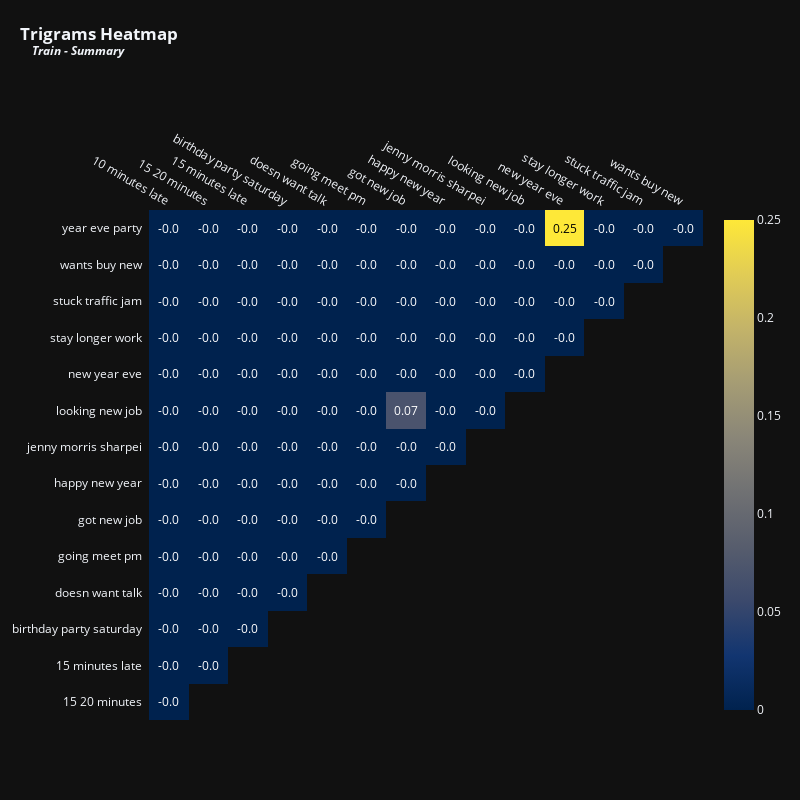

The cell this chart's notebook holds for it:
### Code cell
vectorizer = TfidfVectorizer(max_features = 15,stop_words = 'english',ngram_range = (3,3)) # Top 15 terms
x = vectorizer.fit_transform(train['summary'].fillna(''))
df_tfidfvect = pd.DataFrame(x.toarray(), columns=vectorizer.get_feature_names_out())
plot_correlation(df_tfidfvect, 'Trigrams', 'Train - Summary', 800, 800, 12)

### Figure 1 — Plotly figure (JSON) as saved in the notebook; plotly's stock layout.template omitted (floating-point values rounded to 4 significant figures)
{"data": [{"colorscale": [[0, "#00224e"], [0.1111, "#123570"], [0.2222, "#3b496c"], [0.3333, "#575d6d"], [0.4444, "#707173"], [0.5556, "#8a8678"], [0.6667, "#a59c74"], [0.7778, "#c3b369"], [0.8889, "#e1cc55"], [1, "#fee838"]], "reversescale": false, "showscale": false, "x": ["10 minutes late", "15 20 minutes", "15 minutes late", "birthday party saturday", "doesn want talk", "going meet pm", "got new job", "happy new year", "jenny morris sharpei", "looking new job", "new year eve", "stay longer work", "stuck traffic jam", "wants buy new"], "y": ["year eve party", "wants buy new", "stuck traffic jam", "stay longer work", "new year eve", "looking new job", "jenny morris sharpei", "happy new year", "got new job", "going meet pm", "doesn want talk", "birthday party saturday", "15 minutes late", "15 20 minutes"], "z": [[0, 0, 0, 0, 0, 0, 0, 0, 0, 0, 0.25, 0, 0, 0], [0, 0, 0, 0, 0, 0, 0, 0, 0, 0, 0, 0, 0], [0, 0, 0, 0, 0, 0, 0, 0, 0, 0, 0, 0], [0, 0, 0, 0, 0, 0, 0, 0, 0, 0, 0], [0, 0, 0, 0, 0, 0, 0, 0, 0, 0], [0, 0, 0, 0, 0, 0, 0.07, 0, 0], [0, 0, 0, 0, 0, 0, 0, 0], [0, 0, 0, 0, 0, 0, 0], [0, 0, 0, 0, 0, 0], [0, 0, 0, 0, 0], [0, 0, 0, 0], [0, 0, 0], [0, 0], [0]], "type": "heatmap"}, {"colorscale": [[0, "#00224e"], [0.1111, "#123570"], [0.2222, "#3b496c"], [0.3333, "#575d6d"], [0.4444, "#707173"], [0.5556, "#8a8678"], [0.6667, "#a59c74"], [0.7778, "#c3b369"], [0.8889, "#e1cc55"], [1, "#fee838"]], "showscale": true, "visible": true, "z": [[0, 0, 0, 0, 0, 0, 0, 0, 0, 0, 0.25, 0, 0, 0], [0, 0, 0, 0, 0, 0, 0, 0, 0, 0, 0, 0, 0], [0, 0, 0, 0, 0, 0, 0, 0, 0, 0, 0, 0], [0, 0, 0, 0, 0, 0, 0, 0, 0, 0, 0], [0, 0, 0, 0, 0, 0, 0, 0, 0, 0], [0, 0, 0, 0, 0, 0, 0.07, 0, 0], [0, 0, 0, 0, 0, 0, 0, 0], [0, 0, 0, 0, 0, 0, 0], [0, 0, 0, 0, 0, 0], [0, 0, 0, 0, 0], [0, 0, 0, 0], [0, 0, 0], [0, 0], [0]], "type": "heatmap"}], "layout": {"annotations": [{"font": {"color": "#FFFFFF", "size": 12}, "showarrow": false, "text": "-0.0", "x": "10 minutes late", "xref": "x", "y": "year eve party", "yref": "y"}, {"font": {"color": "#FFFFFF", "size": 12}, "showarrow": false, "text": "-0.0", "x": "15 20 minutes", "xref": "x", "y": "year eve party", "yref": "y"}, {"font": {"color": "#FFFFFF", "size": 12}, "showarrow": false, "text": "-0.0", "x": "15 minutes late", "xref": "x", "y": "year eve party", "yref": "y"}, {"font": {"color": "#FFFFFF", "size": 12}, "showarrow": false, "text": "-0.0", "x": "birthday party saturday", "xref": "x", "y": "year eve party", "yref": "y"}, {"font": {"color": "#FFFFFF", "size": 12}, "showarrow": false, "text": "-0.0", "x": "doesn want talk", "xref": "x", "y": "year eve party", "yref": "y"}, {"font": {"color": "#FFFFFF", "size": 12}, "showarrow": false, "text": "-0.0", "x": "going meet pm", "xref": "x", "y": "year eve party", "yref": "y"}, {"font": {"color": "#FFFFFF", "size": 12}, "showarrow": false, "text": "-0.0", "x": "got new job", "xref": "x", "y": "year eve party", "yref": "y"}, {"font": {"color": "#FFFFFF", "size": 12}, "showarrow": false, "text": "-0.0", "x": "happy new year", "xref": "x", "y": "year eve party", "yref": "y"}, {"font": {"color": "#FFFFFF", "size": 12}, "showarrow": false, "text": "-0.0", "x": "jenny morris sharpei", "xref": "x", "y": "year eve party", "yref": "y"}, {"font": {"color": "#FFFFFF", "size": 12}, "showarrow": false, "text": "-0.0", "x": "looking new job", "xref": "x", "y": "year eve party", "yref": "y"}, {"font": {"color": "#000000", "size": 12}, "showarrow": false, "text": "0.25", "x": "new year eve", "xref": "x", "y": "year eve party", "yref": "y"}, {"font": {"color": "#FFFFFF", "size": 12}, "showarrow": false, "text": "-0.0", "x": "stay longer work", "xref": "x", "y": "year eve party", "yref": "y"}, {"font": {"color": "#FFFFFF", "size": 12}, "showarrow": false, "text": "-0.0", "x": "stuck traffic jam", "xref": "x", "y": "year eve party", "yref": "y"}, {"font": {"color": "#FFFFFF", "size": 12}, "showarrow": false, "text": "-0.0", "x": "wants buy new", "xref": "x", "y": "year eve party", "yref": "y"}, {"font": {"color": "#FFFFFF", "size": 12}, "showarrow": false, "text": "-0.0", "x": "10 minutes late", "xref": "x", "y": "wants buy new", "yref": "y"}, {"font": {"color": "#FFFFFF", "size": 12}, "showarrow": false, "text": "-0.0", "x": "15 20 minutes", "xref": "x", "y": "wants buy new", "yref": "y"}, {"font": {"color": "#FFFFFF", "size": 12}, "showarrow": false, "text": "-0.0", "x": "15 minutes late", "xref": "x", "y": "wants buy new", "yref": "y"}, {"font": {"color": "#FFFFFF", "size": 12}, "showarrow": false, "text": "-0.0", "x": "birthday party saturday", "xref": "x", "y": "wants buy new", "yref": "y"}, {"font": {"color": "#FFFFFF", "size": 12}, "showarrow": false, "text": "-0.0", "x": "doesn want talk", "xref": "x", "y": "wants buy new", "yref": "y"}, {"font": {"color": "#FFFFFF", "size": 12}, "showarrow": false, "text": "-0.0", "x": "going meet pm", "xref": "x", "y": "wants buy new", "yref": "y"}, {"font": {"color": "#FFFFFF", "size": 12}, "showarrow": false, "text": "-0.0", "x": "got new job", "xref": "x", "y": "wants buy new", "yref": "y"}, {"font": {"color": "#FFFFFF", "size": 12}, "showarrow": false, "text": "-0.0", "x": "happy new year", "xref": "x", "y": "wants buy new", "yref": "y"}, {"font": {"color": "#FFFFFF", "size": 12}, "showarrow": false, "text": "-0.0", "x": "jenny morris sharpei", "xref": "x", "y": "wants buy new", "yref": "y"}, {"font": {"color": "#FFFFFF", "size": 12}, "showarrow": false, "text": "-0.0", "x": "looking new job", "xref": "x", "y": "wants buy new", "yref": "y"}, {"font": {"color": "#FFFFFF", "size": 12}, "showarrow": false, "text": "-0.0", "x": "new year eve", "xref": "x", "y": "wants buy new", "yref": "y"}, {"font": {"color": "#FFFFFF", "size": 12}, "showarrow": false, "text": "-0.0", "x": "stay longer work", "xref": "x", "y": "wants buy new", "yref": "y"}, {"font": {"color": "#FFFFFF", "size": 12}, "showarrow": false, "text": "-0.0", "x": "stuck traffic jam", "xref": "x", "y": "wants buy new", "yref": "y"}, {"font": {"color": "#FFFFFF", "size": 12}, "showarrow": false, "text": "-0.0", "x": "10 minutes late", "xref": "x", "y": "stuck traffic jam", "yref": "y"}, {"font": {"color": "#FFFFFF", "size": 12}, "showarrow": false, "text": "-0.0", "x": "15 20 minutes", "xref": "x", "y": "stuck traffic jam", "yref": "y"}, {"font": {"color": "#FFFFFF", "size": 12}, "showarrow": false, "text": "-0.0", "x": "15 minutes late", "xref": "x", "y": "stuck traffic jam", "yref": "y"}, {"font": {"color": "#FFFFFF", "size": 12}, "showarrow": false, "text": "-0.0", "x": "birthday party saturday", "xref": "x", "y": "stuck traffic jam", "yref": "y"}, {"font": {"color": "#FFFFFF", "size": 12}, "showarrow": false, "text": "-0.0", "x": "doesn want talk", "xref": "x", "y": "stuck traffic jam", "yref": "y"}, {"font": {"color": "#FFFFFF", "size": 12}, "showarrow": false, "text": "-0.0", "x": "going meet pm", "xref": "x", "y": "stuck traffic jam", "yref": "y"}, {"font": {"color": "#FFFFFF", "size": 12}, "showarrow": false, "text": "-0.0", "x": "got new job", "xref": "x", "y": "stuck traffic jam", "yref": "y"}, {"font": {"color": "#FFFFFF", "size": 12}, "showarrow": false, "text": "-0.0", "x": "happy new year", "xref": "x", "y": "stuck traffic jam", "yref": "y"}, {"font": {"color": "#FFFFFF", "size": 12}, "showarrow": false, "text": "-0.0", "x": "jenny morris sharpei", "xref": "x", "y": "stuck traffic jam", "yref": "y"}, {"font": {"color": "#FFFFFF", "size": 12}, "showarrow": false, "text": "-0.0", "x": "looking new job", "xref": "x", "y": "stuck traffic jam", "yref": "y"}, {"font": {"color": "#FFFFFF", "size": 12}, "showarrow": false, "text": "-0.0", "x": "new year eve", "xref": "x", "y": "stuck traffic jam", "yref": "y"}, {"font": {"color": "#FFFFFF", "size": 12}, "showarrow": false, "text": "-0.0", "x": "stay longer work", "xref": "x", "y": "stuck traffic jam", "yref": "y"}, {"font": {"color": "#FFFFFF", "size": 12}, "showarrow": false, "text": "-0.0", "x": "10 minutes late", "xref": "x", "y": "stay longer work", "yref": "y"}, {"font": {"color": "#FFFFFF", "size": 12}, "showarrow": false, "text": "-0.0", "x": "15 20 minutes", "xref": "x", "y": "stay longer work", "yref": "y"}, {"font": {"color": "#FFFFFF", "size": 12}, "showarrow": false, "text": "-0.0", "x": "15 minutes late", "xref": "x", "y": "stay longer work", "yref": "y"}, {"font": {"color": "#FFFFFF", "size": 12}, "showarrow": false, "text": "-0.0", "x": "birthday party saturday", "xref": "x", "y": "stay longer work", "yref": "y"}, {"font": {"color": "#FFFFFF", "size": 12}, "showarrow": false, "text": "-0.0", "x": "doesn want talk", "xref": "x", "y": "stay longer work", "yref": "y"}, {"font": {"color": "#FFFFFF", "size": 12}, "showarrow": false, "text": "-0.0", "x": "going meet pm", "xref": "x", "y": "stay longer work", "yref": "y"}, {"font": {"color": "#FFFFFF", "size": 12}, "showarrow": false, "text": "-0.0", "x": "got new job", "xref": "x", "y": "stay longer work", "yref": "y"}, {"font": {"color": "#FFFFFF", "size": 12}, "showarrow": false, "text": "-0.0", "x": "happy new year", "xref": "x", "y": "stay longer work", "yref": "y"}, {"font": {"color": "#FFFFFF", "size": 12}, "showarrow": false, "text": "-0.0", "x": "jenny morris sharpei", "xref": "x", "y": "stay longer work", "yref": "y"}, {"font": {"color": "#FFFFFF", "size": 12}, "showarrow": false, "text": "-0.0", "x": "looking new job", "xref": "x", "y": "stay longer work", "yref": "y"}, {"font": {"color": "#FFFFFF", "size": 12}, "showarrow": false, "text": "-0.0", "x": "new year eve", "xref": "x", "y": "stay longer work", "yref": "y"}, {"font": {"color": "#FFFFFF", "size": 12}, "showarrow": false, "text": "-0.0", "x": "10 minutes late", "xref": "x", "y": "new year eve", "yref": "y"}, {"font": {"color": "#FFFFFF", "size": 12}, "showarrow": false, "text": "-0.0", "x": "15 20 minutes", "xref": "x", "y": "new year eve", "yref": "y"}, {"font": {"color": "#FFFFFF", "size": 12}, "showarrow": false, "text": "-0.0", "x": "15 minutes late", "xref": "x", "y": "new year eve", "yref": "y"}, {"font": {"color": "#FFFFFF", "size": 12}, "showarrow": false, "text": "-0.0", "x": "birthday party saturday", "xref": "x", "y": "new year eve", "yref": "y"}, {"font": {"color": "#FFFFFF", "size": 12}, "showarrow": false, "text": "-0.0", "x": "doesn want talk", "xref": "x", "y": "new year eve", "yref": "y"}, {"font": {"color": "#FFFFFF", "size": 12}, "showarrow": false, "text": "-0.0", "x": "going meet pm", "xref": "x", "y": "new year eve", "yref": "y"}, {"font": {"color": "#FFFFFF", "size": 12}, "showarrow": false, "text": "-0.0", "x": "got new job", "xref": "x", "y": "new year eve", "yref": "y"}, {"font": {"color": "#FFFFFF", "size": 12}, "showarrow": false, "text": "-0.0", "x": "happy new year", "xref": "x", "y": "new year eve", "yref": "y"}, {"font": {"color": "#FFFFFF", "size": 12}, "showarrow": false, "text": "-0.0", "x": "jenny morris sharpei", "xref": "x", "y": "new year eve", "yref": "y"}, {"font": {"color": "#FFFFFF", "size": 12}, "showarrow": false, "text": "-0.0", "x": "looking new job", "xref": "x", "y": "new year eve", "yref": "y"}, {"font": {"color": "#FFFFFF", "size": 12}, "showarrow": false, "text": "-0.0", "x": "10 minutes late", "xref": "x", "y": "looking new job", "yref": "y"}, {"font": {"color": "#FFFFFF", "size": 12}, "showarrow": false, "text": "-0.0", "x": "15 20 minutes", "xref": "x", "y": "looking new job", "yref": "y"}, {"font": {"color": "#FFFFFF", "size": 12}, "showarrow": false, "text": "-0.0", "x": "15 minutes late", "xref": "x", "y": "looking new job", "yref": "y"}, {"font": {"color": "#FFFFFF", "size": 12}, "showarrow": false, "text": "-0.0", "x": "birthday party saturday", "xref": "x", "y": "looking new job", "yref": "y"}, {"font": {"color": "#FFFFFF", "size": 12}, "showarrow": false, "text": "-0.0", "x": "doesn want talk", "xref": "x", "y": "looking new job", "yref": "y"}, {"font": {"color": "#FFFFFF", "size": 12}, "showarrow": false, "text": "-0.0", "x": "going meet pm", "xref": "x", "y": "looking new job", "yref": "y"}, {"font": {"color": "#FFFFFF", "size": 12}, "showarrow": false, "text": "0.07", "x": "got new job", "xref": "x", "y": "looking new job", "yref": "y"}, {"font": {"color": "#FFFFFF", "size": 12}, "showarrow": false, "text": "-0.0", "x": "happy new year", "xref": "x", "y": "looking new job", "yref": "y"}, {"font": {"color": "#FFFFFF", "size": 12}, "showarrow": false, "text": "-0.0", "x": "jenny morris sharpei", "xref": "x", "y": "looking new job", "yref": "y"}, {"font": {"color": "#FFFFFF", "size": 12}, "showarrow": false, "text": "-0.0", "x": "10 minutes late", "xref": "x", "y": "jenny morris sharpei", "yref": "y"}, {"font": {"color": "#FFFFFF", "size": 12}, "showarrow": false, "text": "-0.0", "x": "15 20 minutes", "xref": "x", "y": "jenny morris sharpei", "yref": "y"}, {"font": {"color": "#FFFFFF", "size": 12}, "showarrow": false, "text": "-0.0", "x": "15 minutes late", "xref": "x", "y": "jenny morris sharpei", "yref": "y"}, {"font": {"color": "#FFFFFF", "size": 12}, "showarrow": false, "text": "-0.0", "x": "birthday party saturday", "xref": "x", "y": "jenny morris sharpei", "yref": "y"}, {"font": {"color": "#FFFFFF", "size": 12}, "showarrow": false, "text": "-0.0", "x": "doesn want talk", "xref": "x", "y": "jenny morris sharpei", "yref": "y"}, {"font": {"color": "#FFFFFF", "size": 12}, "showarrow": false, "text": "-0.0", "x": "going meet pm", "xref": "x", "y": "jenny morris sharpei", "yref": "y"}, {"font": {"color": "#FFFFFF", "size": 12}, "showarrow": false, "text": "-0.0", "x": "got new job", "xref": "x", "y": "jenny morris sharpei", "yref": "y"}, {"font": {"color": "#FFFFFF", "size": 12}, "showarrow": false, "text": "-0.0", "x": "happy new year", "xref": "x", "y": "jenny morris sharpei", "yref": "y"}, {"font": {"color": "#FFFFFF", "size": 12}, "showarrow": false, "text": "-0.0", "x": "10 minutes late", "xref": "x", "y": "happy new year", "yref": "y"}, {"font": {"color": "#FFFFFF", "size": 12}, "showarrow": false, "text": "-0.0", "x": "15 20 minutes", "xref": "x", "y": "happy new year", "yref": "y"}, {"font": {"color": "#FFFFFF", "size": 12}, "showarrow": false, "text": "-0.0", "x": "15 minutes late", "xref": "x", "y": "happy new year", "yref": "y"}, {"font": {"color": "#FFFFFF", "size": 12}, "showarrow": false, "text": "-0.0", "x": "birthday party saturday", "xref": "x", "y": "happy new year", "yref": "y"}, {"font": {"color": "#FFFFFF", "size": 12}, "showarrow": false, "text": "-0.0", "x": "doesn want talk", "xref": "x", "y": "happy new year", "yref": "y"}, {"font": {"color": "#FFFFFF", "size": 12}, "showarrow": false, "text": "-0.0", "x": "going meet pm", "xref": "x", "y": "happy new year", "yref": "y"}, {"font": {"color": "#FFFFFF", "size": 12}, "showarrow": false, "text": "-0.0", "x": "got new job", "xref": "x", "y": "happy new year", "yref": "y"}, {"font": {"color": "#FFFFFF", "size": 12}, "showarrow": false, "text": "-0.0", "x": "10 minutes late", "xref": "x", "y": "got new job", "yref": "y"}, {"font": {"color": "#FFFFFF", "size": 12}, "showarrow": false, "text": "-0.0", "x": "15 20 minutes", "xref": "x", "y": "got new job", "yref": "y"}, {"font": {"color": "#FFFFFF", "size": 12}, "showarrow": false, "text": "-0.0", "x": "15 minutes late", "xref": "x", "y": "got new job", "yref": "y"}, {"font": {"color": "#FFFFFF", "size": 12}, "showarrow": false, "text": "-0.0", "x": "birthday party saturday", "xref": "x", "y": "got new job", "yref": "y"}, {"font": {"color": "#FFFFFF", "size": 12}, "showarrow": false, "text": "-0.0", "x": "doesn want talk", "xref": "x", "y": "got new job", "yref": "y"}, {"font": {"color": "#FFFFFF", "size": 12}, "showarrow": false, "text": "-0.0", "x": "going meet pm", "xref": "x", "y": "got new job", "yref": "y"}, {"font": {"color": "#FFFFFF", "size": 12}, "showarrow": false, "text": "-0.0", "x": "10 minutes late", "xref": "x", "y": "going meet pm", "yref": "y"}, {"font": {"color": "#FFFFFF", "size": 12}, "showarrow": false, "text": "-0.0", "x": "15 20 minutes", "xref": "x", "y": "going meet pm", "yref": "y"}, {"font": {"color": "#FFFFFF", "size": 12}, "showarrow": false, "text": "-0.0", "x": "15 minutes late", "xref": "x", "y": "going meet pm", "yref": "y"}, {"font": {"color": "#FFFFFF", "size": 12}, "showarrow": false, "text": "-0.0", "x": "birthday party saturday", "xref": "x", "y": "going meet pm", "yref": "y"}, {"font": {"color": "#FFFFFF", "size": 12}, "showarrow": false, "text": "-0.0", "x": "doesn want talk", "xref": "x", "y": "going meet pm", "yref": "y"}, {"font": {"color": "#FFFFFF", "size": 12}, "showarrow": false, "text": "-0.0", "x": "10 minutes late", "xref": "x", "y": "doesn want talk", "yref": "y"}, {"font": {"color": "#FFFFFF", "size": 12}, "showarrow": false, "text": "-0.0", "x": "15 20 minutes", "xref": "x", "y": "doesn want talk", "yref": "y"}, {"font": {"color": "#FFFFFF", "size": 12}, "showarrow": false, "text": "-0.0", "x": "15 minutes late", "xref": "x", "y": "doesn want talk", "yref": "y"}, {"font": {"color": "#FFFFFF", "size": 12}, "showarrow": false, "text": "-0.0", "x": "birthday party saturday", "xref": "x", "y": "doesn want talk", "yref": "y"}, {"font": {"color": "#FFFFFF", "size": 12}, "showarrow": false, "text": "-0.0", "x": "10 minutes late", "xref": "x", "y": "birthday party saturday", "yref": "y"}, {"font": {"color": "#FFFFFF", "size": 12}, "showarrow": false, "text": "-0.0", "x": "15 20 minutes", "xref": "x", "y": "birthday party saturday", "yref": "y"}, {"font": {"color": "#FFFFFF", "size": 12}, "showarrow": false, "text": "-0.0", "x": "15 minutes late", "xref": "x", "y": "birthday party saturday", "yref": "y"}, {"font": {"color": "#FFFFFF", "size": 12}, "showarrow": false, "text": "-0.0", "x": "10 minutes late", "xref": "x", "y": "15 minutes late", "yref": "y"}, {"font": {"color": "#FFFFFF", "size": 12}, "showarrow": false, "text": "-0.0", "x": "15 20 minutes", "xref": "x", "y": "15 minutes late", "yref": "y"}, {"font": {"color": "#FFFFFF", "size": 12}, "showarrow": false, "text": "-0.0", "x": "10 minutes late", "xref": "x", "y": "15 20 minutes", "yref": "y"}], "xaxis": {"dtick": 1, "gridcolor": "rgb(0, 0, 0)", "side": "top", "ticks": "", "showgrid": false, "type": "category", "range": [-0.5, 13.5], "autorange": true}, "yaxis": {"dtick": 1, "ticks": "", "ticksuffix": "  ", "autorange": true, "showgrid": false, "type": "category", "range": [13.5, -0.5]}, "title": {"text": "<b>Trigrams Heatmap<br><sup>&nbsp;&nbsp;&nbsp;&nbsp;<i>Train - Summary</i></sup></b>", "x": 0.025, "xanchor": "left", "y": 0.95}, "margin": {"t": 210, "l": 110}, "height": 800, "width": 800}}
